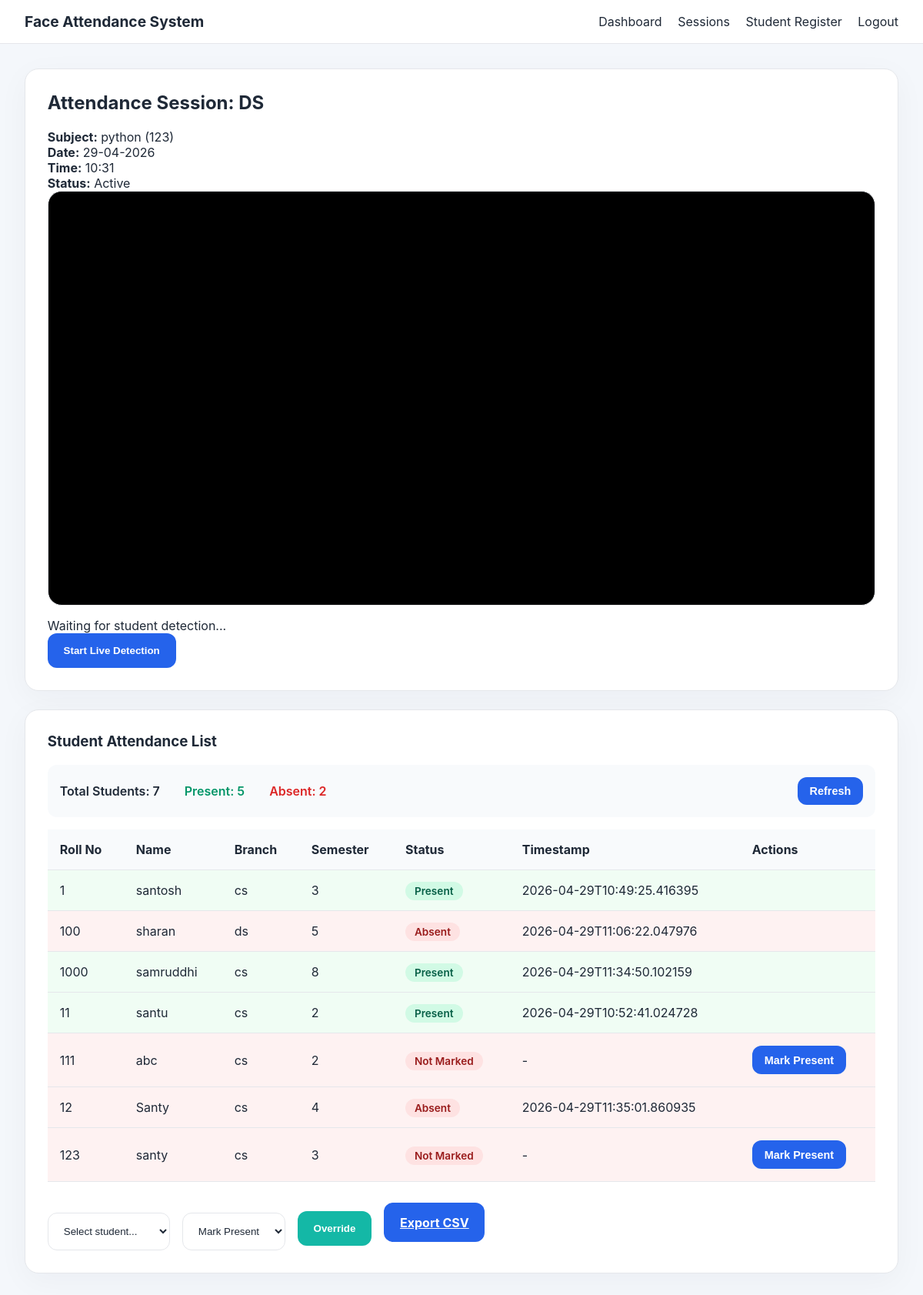
The page /admin/session/1 (signed in) on the database its author committed.
### tables this page shows
CREATE TABLE subjects(
        id INTEGER PRIMARY KEY,
        name TEXT,
        code TEXT
    );

CREATE TABLE attendance(
        id INTEGER PRIMARY KEY,
        student_id INTEGER,
        session_id INTEGER,
        status TEXT,
        timestamp TEXT,
        note TEXT,
        FOREIGN KEY(student_id) REFERENCES students(id),
        FOREIGN KEY(session_id) REFERENCES sessions(id)
    );

CREATE TABLE students(
        id INTEGER PRIMARY KEY,
        name TEXT,
        roll_no TEXT,
        branch TEXT,
        semester TEXT,
        photo_count INTEGER DEFAULT 0
    , password TEXT);

### app.py (the view)
@app.route('/admin/session/<int:session_id>')
def attendance_session(session_id):
    if not session.get('admin_user'):
        return redirect(url_for('login'))
    session_info = query_db('SELECT s.*, subj.name as subject_name, subj.code as subject_code FROM sessions s LEFT JOIN subjects subj ON s.subject_id=subj.id WHERE s.id=?', (session_id,), one=True)
    students_with_attendance = query_db('''
        SELECT s.id, s.name, s.roll_no, s.branch, s.semester,
               a.status, a.timestamp,
               CASE WHEN a.status IS NOT NULL THEN 1 ELSE 0 END as has_attendance
        FROM students s
        LEFT JOIN attendance a ON s.id = a.student_id AND a.session_id = ?
        ORDER BY s.roll_no
    ''', (session_id,))
    return render_template('attendance_session.html', session_info=session_info, students=students_with_attendance)

### app.py (called while the page is built)
def get_db_connection():
    conn = sqlite3.connect(DATABASE_PATH)
    conn.row_factory = sqlite3.Row
    return conn

def query_db(query, args=(), one=False):
    conn = get_db_connection()
    cursor = conn.execute(query, args)
    rows = cursor.fetchall()
    conn.close()
    return rows[0] if one and rows else rows

### templates/attendance_session.html (shortened to what this page needs)
{% extends 'base.html' %}
{% block content %}
<div class="card wide-card" data-session-id="{{ session_info.id }}">
    <h2>Attendance Session: {{ session_info.title }}</h2>
    <div class="session-summary">
        <div><strong>Subject:</strong> {{ session_info.subject_name }} ({{ session_info.subject_code }})</div>
        <div><strong>Date:</strong> {{ session_info.date }}</div>
        <div><strong>Time:</strong> {{ session_info.time }}</div>
        <div><strong>Status:</strong> {{ 'Active' if session_info.active else 'Inactive' }}</div>
    </div>
    <div class="video-panel">
        <video id="attendVideo" autoplay muted></video>
        <div class="attendance-status">
            <div id="detectedStudent">Waiting for student detection...</div>
            <div><button id="startStream" class="button">Start Live Detection</button></div>
        </div>
    </div>
</div>
<div class="card">
    <h3>Student Attendance List</h3>
    <div class="attendance-summary">
        <div class="summary-stats">
            <span class="stat-item">Total Students: {{ students|length }}</span>
            <span class="stat-item present-count">Present: {{ students|selectattr('status')|list|length }}</span>
            <span class="stat-item absent-count">Absent: {{ students|rejectattr('status')|list|length }}</span>
        </div>
        <button id="refreshBtn" class="button small">Refresh</button>
    </div>
    <table id="attendanceTable">
        <thead>
            <tr>
                <th>Roll No</th>
                <th>Name</th>
                <th>Branch</th>
                <th>Semester</th>
                <th>Status</th>
                <th>Timestamp</th>
                <th>Actions</th>
            </tr>
        </thead>
        <tbody>
            {% for student in students %}
            <tr data-student-id="{{ student.id }}" class="student-row {{ 'present-row' if student.status == 'Present' else 'absent-row' }}">
                <td>{{ student.roll_no }}</td>
                <td>{{ student.name }}</td>
                <td>{{ student.branch }}</td>
                <td>{{ student.semester }}</td>
                <td>
                    <span class="status-badge {{ 'status-present' if student.status == 'Present' else 'status-absent' }}">
                        {{ student.status if student.status else 'Not Marked' }}
                    </span>
                </td>
                <td>{{ student.timestamp if student.timestamp else '-' }}</td>
                <td>
                    {% if not student.status %}
                    <button class="button small override-btn" data-student-name="{{ student.name }}" data-student-id="{{ student.id }}">Mark Present</button>
                    {% endif %}
                </td>
            </tr>
            {% endfor %}
        </tbody>
    </table>
    <div class="session-actions">
        <form method="post" action="{{ url_for('session_override', session_id=session_info.id) }}" class="inline-form" id="overrideForm">
            <select name="student_id" id="overrideStudentId">
                <option value="">Select student...</option>
            </select>
            <select name="action">
                <option value="present">Mark Present</option>
            </select>
            <button type="submit" class="button secondary">Override</button>
        </form>
        <a class="button" href="{{ url_for('export_session', session_id=session_info.id) }}">Export CSV</a>
    </div>
</div>
{% endblock %}

### static/styles.css (style rules this page uses)
:root { --bg: #f4f7fb; --card: #ffffff; --text: #1f2937; --muted: #6b7280; --primary: #2563eb; --accent: #14b8a6; --danger: #ef4444; --border: #e5e7eb; }
* { box-sizing: border-box; }
body { margin: 0; font-family: Inter, system-ui, -apple-system, BlinkMacSystemFont, "Segoe UI", sans-serif; background: var(--bg); color: var(--text); }
.card { background: var(--card); border: 1px solid var(--border); border-radius: 18px; padding: 1.8rem; margin-bottom: 1.5rem; box-shadow: 0 10px 40px rgba(15, 23, 42, 0.04); }
.wide-card { width: 100%; }
.login-card, .card h2, .card h3 { margin-top: 0; }
input, select { width: 100%; padding: 0.95rem 1rem; border: 1px solid var(--border); border-radius: 12px; margin-top: 0.5rem; background: #fff; color: var(--text); }
button, .button { border: none; background: var(--primary); color: white; padding: 0.95rem 1.3rem; border-radius: 12px; cursor: pointer; font-weight: 700; transition: transform 0.15s ease, background 0.15s ease; }
.button.secondary { background: var(--accent); }
.button.small { padding: 0.65rem 1rem; font-size: 0.9rem; }
.video-panel { display: grid; gap: 1rem; }
video { width: 100%; height: auto; border-radius: 18px; border: 1px solid var(--border); background: #000; }
.capture-controls, .session-actions, .inline-form { display: flex; align-items: center; gap: 1rem; flex-wrap: wrap; margin-top: 1rem; }
table { width: 100%; border-collapse: collapse; margin-top: 1rem; }
table th, table td { padding: 1rem; border-bottom: 1px solid var(--border); text-align: left; }
table th { background: #f8fafc; }
.inline-form select, .inline-form button { width: auto; }

### templates/attendance_session.html (style rules this page uses)
.attendance-summary { display: flex; justify-content: space-between; align-items: center; margin-bottom: 1rem; padding: 1rem; background: #f8fafc; border-radius: 12px; }
.summary-stats { display: flex; gap: 2rem; }
.stat-item { font-weight: 600; }
.present-count { color: #059669; }
.absent-count { color: #dc2626; }
.student-row.present-row { background: #f0fdf4; }
.student-row.absent-row { background: #fef2f2; }
.status-badge { padding: 0.25rem 0.75rem; border-radius: 12px; font-size: 0.85rem; font-weight: 600; }
.status-present { background: #d1fae5; color: #065f46; }
.status-absent { background: #fee2e2; color: #991b1b; }

### rows shown on the page
subjects: subject_name "python", subject_code "123"
attendance: roll_no "1", name "santosh", branch "cs", semester "3", status "Present", timestamp "2026-04-29T10:49:25.416395"
attendance: roll_no "100", name "sharan", branch "ds", semester "5", status "Absent", timestamp "2026-04-29T11:06:22.047976"
attendance: roll_no "1000", name "samruddhi", branch "cs", semester "8", status "Present", timestamp "2026-04-29T11:34:50.102159"
attendance: roll_no "11", name "santu", branch "cs", semester "2", status "Present", timestamp "2026-04-29T10:52:41.024728"
students: roll_no "111", name "abc", branch "cs", semester "2", status "Not Marked", timestamp "-"
attendance: roll_no "12", name "Santy", branch "cs", semester "4", status "Absent", timestamp "2026-04-29T11:35:01.860935"
students: roll_no "123", name "santy", branch "cs", semester "3", status "Not Marked", timestamp "-"

### other values the page prints
{{ session_info.title }} "DS"
{{ session_info.date }} "29-04-2026"
{{ session_info.time }} "10:31"
{{ 'Active' if session_info.active else 'Inactive' }} "Active"
{{ students|length }} "7"
{{ students|selectattr('status')|list|length }} "5"
{{ students|rejectattr('status')|list|length }} "2"
